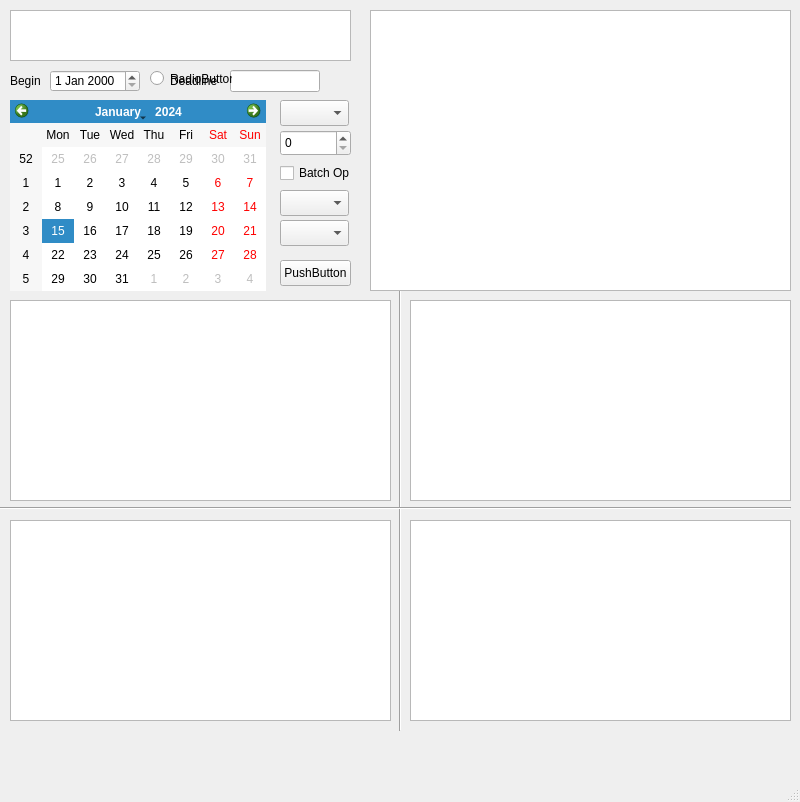
<?xml version="1.0" encoding="UTF-8"?>
<ui version="4.0">
 <class>MainWindow</class>
 <widget class="QMainWindow" name="MainWindow">
  <property name="geometry">
   <rect>
    <x>0</x>
    <y>0</y>
    <width>800</width>
    <height>802</height>
   </rect>
  </property>
  <property name="windowTitle">
   <string>MainWindow</string>
  </property>
  <widget class="QWidget" name="main_tabs">
   <widget class="QLabel" name="lbl_deadline">
    <property name="geometry">
     <rect>
      <x>170</x>
      <y>70</y>
      <width>51</width>
      <height>22</height>
     </rect>
    </property>
    <property name="text">
     <string>Deadline</string>
    </property>
   </widget>
   <widget class="Line" name="line_inportance">
    <property name="geometry">
     <rect>
      <x>390</x>
      <y>290</y>
      <width>20</width>
      <height>441</height>
     </rect>
    </property>
    <property name="orientation">
     <enum>Qt::Vertical</enum>
    </property>
   </widget>
   <widget class="QTableView" name="tb_plan">
    <property name="geometry">
     <rect>
      <x>370</x>
      <y>10</y>
      <width>421</width>
      <height>281</height>
     </rect>
    </property>
   </widget>
   <widget class="QCheckBox" name="cb_batch_op">
    <property name="geometry">
     <rect>
      <x>280</x>
      <y>160</y>
      <width>70</width>
      <height>26</height>
     </rect>
    </property>
    <property name="text">
     <string>Batch Op</string>
    </property>
   </widget>
   <widget class="QCalendarWidget" name="calendar_select">
    <property name="geometry">
     <rect>
      <x>10</x>
      <y>100</y>
      <width>256</width>
      <height>191</height>
     </rect>
    </property>
   </widget>
   <widget class="QTableView" name="tb_ac_third">
    <property name="geometry">
     <rect>
      <x>10</x>
      <y>520</y>
      <width>381</width>
      <height>201</height>
     </rect>
    </property>
   </widget>
   <widget class="QTableView" name="tb_ac_second">
    <property name="geometry">
     <rect>
      <x>10</x>
      <y>300</y>
      <width>381</width>
      <height>201</height>
     </rect>
    </property>
   </widget>
   <widget class="QComboBox" name="combo_urgency">
    <property name="geometry">
     <rect>
      <x>280</x>
      <y>220</y>
      <width>69</width>
      <height>26</height>
     </rect>
    </property>
   </widget>
   <widget class="QLabel" name="lbl_begin">
    <property name="geometry">
     <rect>
      <x>10</x>
      <y>70</y>
      <width>41</width>
      <height>22</height>
     </rect>
    </property>
    <property name="text">
     <string>Begin </string>
    </property>
   </widget>
   <widget class="QPushButton" name="btn_save">
    <property name="geometry">
     <rect>
      <x>280</x>
      <y>260</y>
      <width>71</width>
      <height>26</height>
     </rect>
    </property>
    <property name="text">
     <string>PushButton</string>
    </property>
   </widget>
   <widget class="QSpinBox" name="sb_repeat">
    <property name="geometry">
     <rect>
      <x>280</x>
      <y>130</y>
      <width>71</width>
      <height>26</height>
     </rect>
    </property>
   </widget>
   <widget class="QComboBox" name="combo_frequency">
    <property name="geometry">
     <rect>
      <x>280</x>
      <y>100</y>
      <width>69</width>
      <height>26</height>
     </rect>
    </property>
   </widget>
   <widget class="QTextEdit" name="txt_content">
    <property name="geometry">
     <rect>
      <x>10</x>
      <y>10</y>
      <width>341</width>
      <height>51</height>
     </rect>
    </property>
   </widget>
   <widget class="QLineEdit" name="le_deadline">
    <property name="geometry">
     <rect>
      <x>230</x>
      <y>70</y>
      <width>90</width>
      <height>22</height>
     </rect>
    </property>
   </widget>
   <widget class="QTableView" name="tb_ac_first">
    <property name="geometry">
     <rect>
      <x>410</x>
      <y>300</y>
      <width>381</width>
      <height>201</height>
     </rect>
    </property>
   </widget>
   <widget class="QComboBox" name="combo_importance">
    <property name="geometry">
     <rect>
      <x>280</x>
      <y>190</y>
      <width>69</width>
      <height>26</height>
     </rect>
    </property>
   </widget>
   <widget class="QTableView" name="tb_ac_fourth">
    <property name="geometry">
     <rect>
      <x>410</x>
      <y>520</y>
      <width>381</width>
      <height>201</height>
     </rect>
    </property>
   </widget>
   <widget class="Line" name="line_urgency">
    <property name="geometry">
     <rect>
      <x>0</x>
      <y>500</y>
      <width>791</width>
      <height>16</height>
     </rect>
    </property>
    <property name="orientation">
     <enum>Qt::Horizontal</enum>
    </property>
   </widget>
   <widget class="QDateEdit" name="dateEdit">
    <property name="geometry">
     <rect>
      <x>50</x>
      <y>70</y>
      <width>90</width>
      <height>22</height>
     </rect>
    </property>
    <property name="readOnly">
     <bool>false</bool>
    </property>
   </widget>
   <widget class="QRadioButton" name="radioButton">
    <property name="geometry">
     <rect>
      <x>150</x>
      <y>70</y>
      <width>82</width>
      <height>17</height>
     </rect>
    </property>
    <property name="text">
     <string>RadioButton</string>
    </property>
   </widget>
  </widget>
  <widget class="QMenuBar" name="menubar">
   <property name="geometry">
    <rect>
     <x>0</x>
     <y>0</y>
     <width>800</width>
     <height>21</height>
    </rect>
   </property>
  </widget>
  <widget class="QStatusBar" name="statusbar"/>
 </widget>
 <resources/>
 <connections>
  <connection>
   <sender>calendar_select</sender>
   <signal>activated(QDate)</signal>
   <receiver>le_deadline</receiver>
   <slot>selectAll()</slot>
   <hints>
    <hint type="sourcelabel">
     <x>212</x>
     <y>213</y>
    </hint>
    <hint type="destinationlabel">
     <x>261</x>
     <y>106</y>
    </hint>
   </hints>
  </connection>
  <connection>
   <sender>cb_batch_op</sender>
   <signal>stateChanged(int)</signal>
   <receiver>cb_batch_op</receiver>
   <slot>animateClick()</slot>
   <hints>
    <hint type="sourcelabel">
     <x>284</x>
     <y>193</y>
    </hint>
    <hint type="destinationlabel">
     <x>326</x>
     <y>191</y>
    </hint>
   </hints>
  </connection>
 </connections>
</ui>
